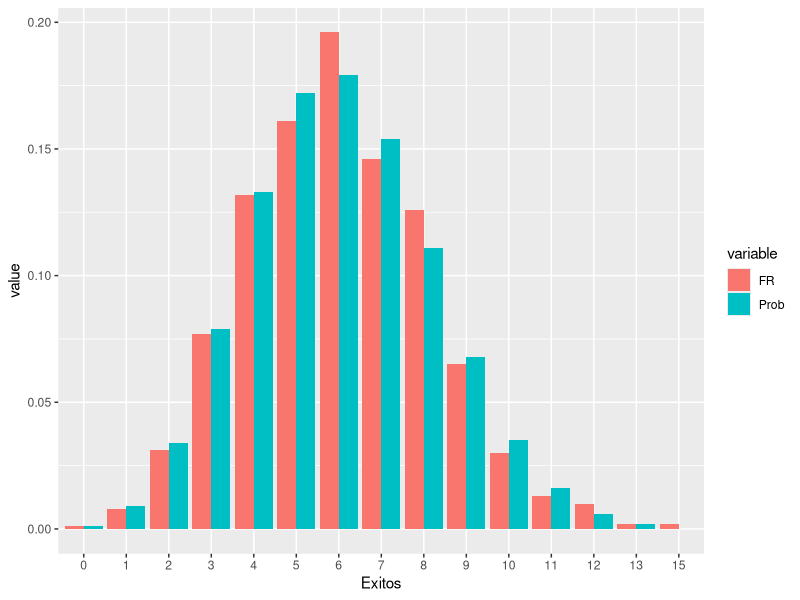
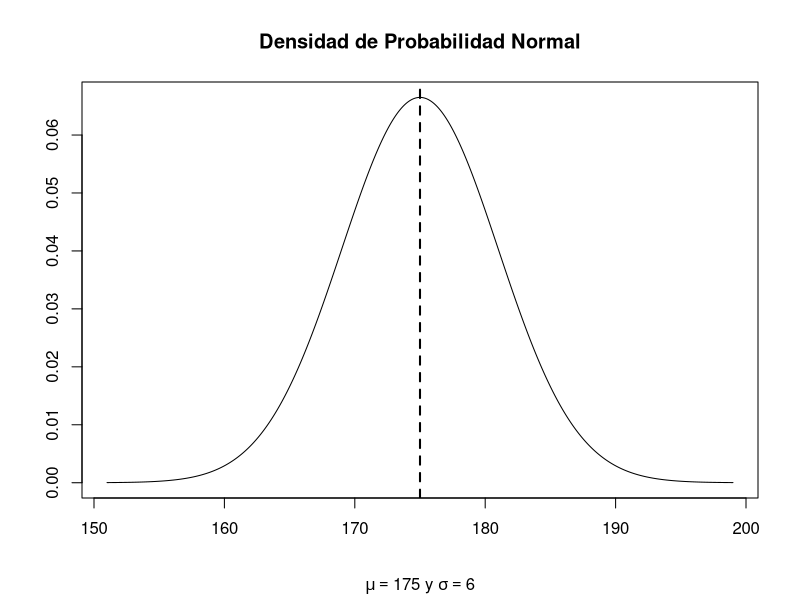
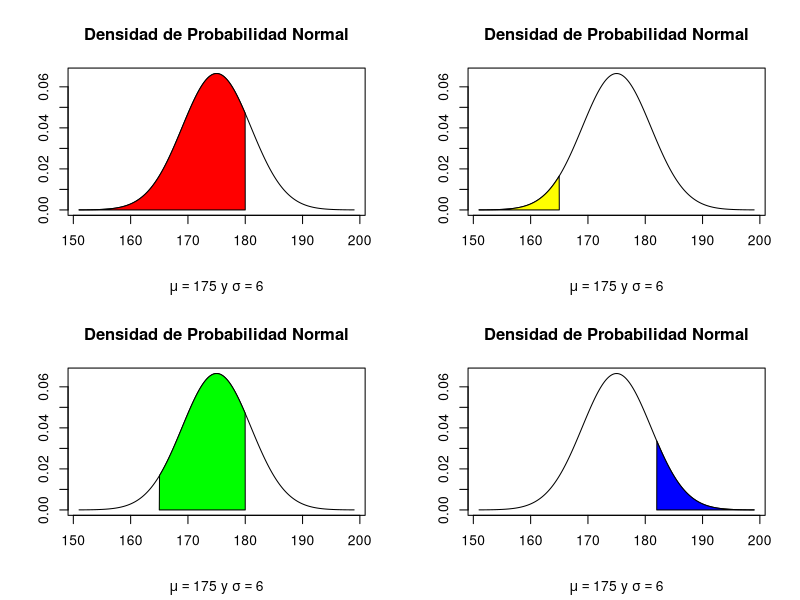
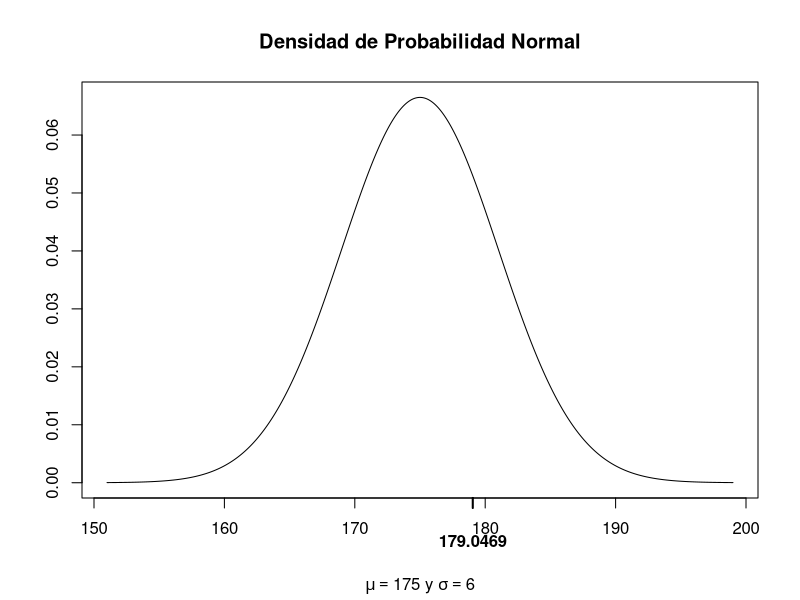
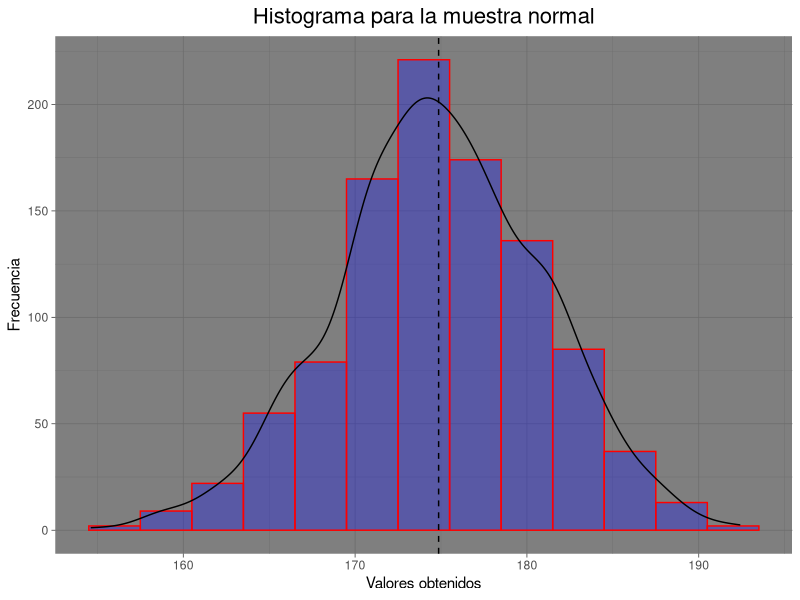
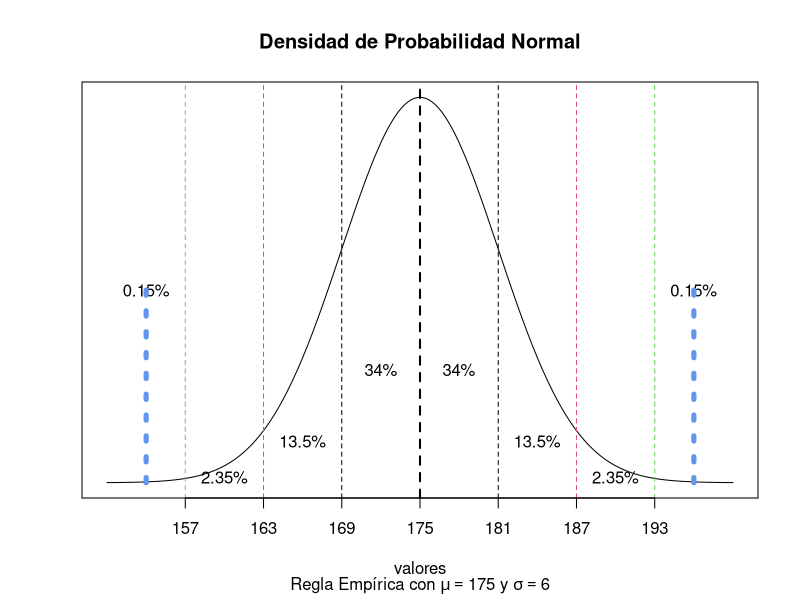
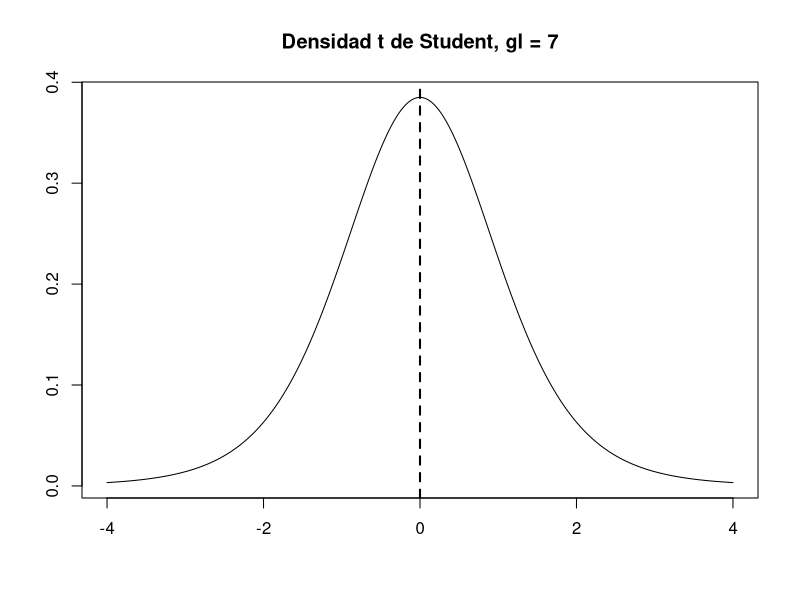
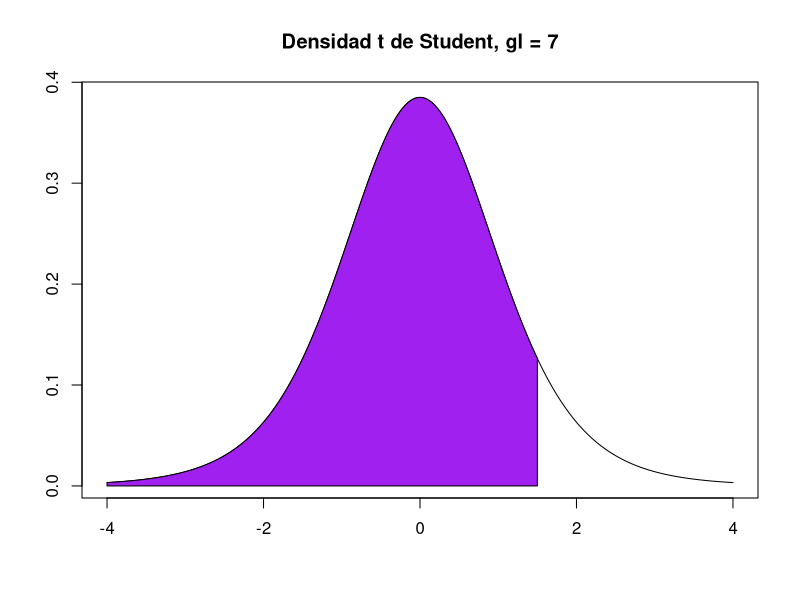

These charts were generated, in order, by the following R code:
# Distribuciones binomial, normal y t de Student

library(ggplot2)
library(reshape2)

install.packages("reshape2")

# Distribución binomial

# En `R` para calcular valores de las funciones de probabilidad, distribución 
# o cuantiles de la distribución binomial (discreta), usamos las funciones dbinom,
# pbinom y  qbinom respectivamente. Para generar muestras aleatorias de esta
# distribución utilizamos la función rbinom.

# Consideremos un experimento binomial con n = 30 pruebas 
# idénticas e independientes, en donde la probabilidad de éxito en cada prueba
# es p = 0.2 (parámetros n = 30 y p = 0.2)

#### Función de probabilidad

# Para obtener P(X = 20), es decir, la probabilidad de observar
# 20 éxitos exactamente, en `R` ejecutamos

dbinom(x = 20, size = 30, prob = 0.2)

#### Función de distribución

# Para obtener P(X <= 20), es decir, la probabilidad de observar
# a lo más 20 éxitos, en `R` corremos

pbinom(q = 20, size = 30, prob = 0.2)

# Para encontrar el valor más pequeño b tal que P(X <= b) >= 0.35,
# es decir, el cuantil de orden 0.35, usamos

#### Cuantiles

qbinom(p = 0.35, size = 30, prob = 0.2) # b = 5

pbinom(q = 4, size = 30, prob = 0.2) # P(X <= 4) = 0.2552 < 0.35
pbinom(q = 5, size = 30, prob = 0.2) # P(X <= 5) = 0.4275 >= 0.35
pbinom(q = 6, size = 30, prob = 0.2) # P(X <= 6) = 0.6070 >= 0.35

#### Muestras aleatorias

# Para obtener una muestra aleatoria de tamaño n = 1000, de la
# distribución binomial con parámetros como especificamos,
# hacemos

set.seed(4857) # Establecemos una semilla, para poder reproducir la muestra en el futuro
muestra <- rbinom(n = 1000, size = 30, prob = 0.2)

length(muestra); muestra[1:3]

# Podemos observar las frecuencias absolutas de los distintos valores
# obtenidos

summary(muestra)
as.data.frame(table(muestra))

# También podemos observar las frecuencias relativas

(df1 <- as.data.frame(table(muestra)/length(muestra)))

valg <- as.character(df1$muestra) # distintos valores generados por rbinom
(valg <- as.numeric(valg)) # Convertimos a números

# Las frecuencias relativas son muy parecidas a las siguientes probabilidades

(v1 <- round(sapply(valg, dbinom, size = 30, p = 0.2), 3))

# Combinamos df1 y v1 en un único data frame

(df2 <- cbind(df1, v1))
(names(df2) <- c("Exitos", "FR", "Prob"))

(df2 <- melt(df2)) # función del paquete reshape2

# Las frecuencias relativas son muy parecidas a las probabilidades.

ggplot(df2, aes(x = Exitos, y = value, fill = variable)) + 
  geom_bar (stat="identity", position = "dodge") # Funciones del paquete ggplot2

# Distribución normal

# En `R` para calcular valores de las funciones de densidad, distribución 
# o cuantiles de la distribución normal (continua), usamos las funciones dnorm,
# pnorm y  qnorm respectivamente. Para generar muestras aleatorias de esta
# distribución utilizamos la función rnorm.

# Consideremos una variable aleatoria (v.a.) X que se distribuye como normal
# con media 175 y desviación estándar 6 (parámetros mu = 175 y sigma = 6)

#### Función de densidad

x <- seq(-4, 4, 0.01)*6 + 175 # Algunos posibles valores que puede tomar la v.a. X (mínimo: mu-4sigma, máximo: mu+4sigma)
y <- dnorm(x, mean = 175, sd = 6) # Valores correspondientes de la función de densidad de probabilidad

plot(x, y, type = "l", xlab = "", ylab = "")
title(main = "Densidad de Probabilidad Normal", sub = expression(paste(mu == 175, " y ", sigma == 6)))
abline(v = 175, lwd = 2, lty = 2) # La media es 175 

summary(x)

library(dplyr)
library(ggplot2)
install.packages("scales")
library(scales) 

#### Función de distribución

# Para obtener P(X <= 180), es decir, la probabilidad de que X tome un valor
# menor o igual a 180, ejecutamos

pnorm(q = 180, mean = 175, sd = 6)

par(mfrow = c(2, 2))
# Observemos la región que corresponde a esta probabilidad en la siguiente gráfica en color rojo

plot(x, y, type = "l", xlab = "", ylab = "")
title(main = "Densidad de Probabilidad Normal", sub = expression(paste(mu == 175, " y ", sigma == 6)))

polygon(c(min(x), x[x<=180], 180), c(0, y[x<=180], 0), col="red")

# Para obtener P(X <= 165), es decir, la probabilidad de que X tome un valor
# menor o igual a 165, ejecutamos

pnorm(q = 165, mean = 175, sd = 6)

# Observemos la región que corresponde a esta probabilidad en la siguiente gráfica en color amarillo

plot(x, y, type = "l", xlab = "", ylab = "")
title(main = "Densidad de Probabilidad Normal", sub = expression(paste(mu == 175, " y ", sigma == 6)))

polygon(c(min(x), x[x<=165], 165), c(0, y[x<=165], 0), col="yellow")

# Para obtener P(165 <= X <= 180), es decir, la probabilidad de que X tome un valor
# mayor o igual a 165 y menor o igual a 180, debemos correr

pnorm(q = 180, mean = 175, sd = 6) - pnorm(q = 165, mean = 175, sd = 6)

# Observemos la región que corresponde a esta probabilidad en la siguiente gráfica en color verde

plot(x, y, type = "l", xlab="", ylab="")
title(main = "Densidad de Probabilidad Normal", sub = expression(paste(mu == 175, " y ", sigma == 6)))

polygon(c(165, x[x>=165 & x<=180], 180), c(0, y[x>=165 & x<=180], 0), col="green")

# Para obtener P(X >= 182), es decir, la probabilidad de que X tome un valor
# mayor o igual a 182, una alternativa es 

pnorm(q = 182, mean = 175, sd = 6, lower.tail = FALSE)

# Observemos la región que corresponde a esta probabilidad en la siguiente gráfica en color azul

plot(x, y, type = "l", xlab="", ylab="")
title(main = "Densidad de Probabilidad Normal", sub = expression(paste(mu == 175, " y ", sigma == 6)))

polygon(c(182, x[x>=182], max(x)), c(0, y[x>=182], 0), col="blue")

dev.off() # Para mostrar solo una gráfica

#### Cuantiles

# Para encontrar el número b, tal que P(X <= b) = 0.75, es decir,
# el cuantil de orden 0.75, ejecutamos

(b <- qnorm(p = 0.75, mean = 175, sd = 6)) #¿Cuál es el valor de X, 
                                           # que tiene la probabilidad del 75%

# Comprobamos

pnorm(b, 175, 6)

# El cuantil se encuentra en el eje de medición (eje horizontal)

plot(x, y, type = "l", xlab="", ylab="")
title(main = "Densidad de Probabilidad Normal", sub = expression(paste(mu == 175, " y ", sigma == 6)))

axis(side = 1, at = b, font = 2, padj = 1, lwd = 2)

#### Muestras aleatorias

# Para generar una muestra aleatoria de tamaño n = 1000 de la v.a. X
# corremos la siguiente instrucción

x
set.seed(7563) # Para poder reproducir la muestra en el futuro
muestra <- rnorm(n = 1000, mean = 175, sd = 6)
length(muestra); mdf <- as.data.frame(muestra)
tail(mdf)

# Observamos que el histograma de la muestra generada tiene forma de campana
# Similar a la densidad de una normal

ggplot(mdf, aes(muestra)) + 
  geom_histogram(colour = 'red', 
                 fill = 'blue',
                 alpha = 0.3, # Intensidad del color fill
                 binwidth = 3) + 
  geom_density(aes(y = 3*..count..))+
  geom_vline(xintercept = mean(mdf$muestra), linetype="dashed", color = "black") + 
  ggtitle('Histograma para la muestra normal') + 
  labs(x = 'Valores obtenidos', y = 'Frecuencia')+
  theme_dark() +
  theme(plot.title = element_text(hjust = 0.5, size = 16))  

#### Regla empírica

mean <- 175; sd <- 6
x <- seq(mean-4*sd, mean+4*sd, 0.01)
y <- dnorm(x, mean, sd)
plot(x, y, type = "l", xlab="valores", ylab = "", xaxt = "n", yaxt = "n")
title(main = "Densidad de Probabilidad Normal", sub = expression(paste("Regla Empírica con ", mu == 175, " y ", sigma == 6)))
abline(v=mean, lty = 2, lwd = 2)
for(k in c(-3, -2, -1, 1, 2, 3)) abline(v = mean+k*sd, lty = 2, col = abs(k))
ps <- c(mean - 3*sd, mean - 2*sd, mean - sd, mean, mean + sd, mean + 2*sd, mean + 3*sd)
axis(side = 1, at = ps)
x0 <- NULL
for(i in 1:length(ps)-1) x0 <- c(x0, (ps[i]+ps[i+1])/2)
y0 <- dnorm(x0, mean, sd)*1/3
text(x = x0, y = y0, labels = c("2.35%", "13.5%", "34%", "34%", "13.5%", "2.35%"))
x1 <- (x[1]+ps[1])/2; y1 <- dnorm(mean, mean, sd)*1/2
xf <- (x[length(x)]+ps[length(ps)])/2; yf <- dnorm(mean, mean, sd)*1/2
text(x = c(x1, xf), y = c(y1, yf), labels = c("0.15%", "0.15%"))
segments(x0 = x1, y0 = 0, x1 = x1, y1 = y1,               # Draw one line as in Example 1
         col = "cornflowerblue",                               # Color of line
         lwd = 5,                                              # Thickness of line
         lty = "dotted")     
segments(x0 = xf, y0 = 0, x1 = xf, y1 = yf,               
         col = "cornflowerblue",                               
         lwd = 5,                                              
         lty = "dotted")   

summary(x)

# Distribución t de Student

# En `R` para calcular valores de las funciones de densidad, distribución 
# o cuantiles de la distribución t de Student (continua), usamos las funciones dt,
# pt y  qt respectivamente. Para generar muestras aleatorias de esta
# distribución utilizamos la función rt.

# Consideremos una variable aleatoria (v.a.) T que se distribuye como t
# de Student con 7 grados de libertad (gl) (parámetro gl = 7)

#### Función de densidad

x <- seq(-4, 4, 0.01) # Algunos valores que puede tomar la v.a. T con 7 gl
y <- dt(x, df = 7) # Valores correspondientes de la densidad t de Student con 7 gl

plot(x, y, type = "l", main = "Densidad t de Student, gl = 7", xlab="", ylab="")
abline(v = 0, lwd=2, lty=2)

#### Función de distribución

# Para encontrar P(T <= 1.5), ejecutamos la siguiente instrucción

pt(q = 1.5, df = 7)

# Observemos la región que corresponde a esta probabilidad en la siguiente gráfica

plot(x, y, type = "l", main = "Densidad t de Student, gl = 7", xlab="", ylab="")
polygon(c(min(x), x[x<=1.5], 1.5), c(0, y[x<=1.5], 0), col="purple")

# Para encontrar P(T >= 2), ejecutamos

pt(q = 2, df = 7, lower.tail = FALSE)

# Observemos la región que corresponde a esta probabilidad en la siguiente gráfica

plot(x, y, type = "l", main = "Densidad t de Student, gl = 7", xlab="", ylab="")

polygon(c(2, x[x>=2], max(x)), c(0, y[x>=2], 0), col="orange")

#### Cuantiles

# Para encontrar el número d tal que P(T <= d) = 0.025, es decir, 
# el cuantil de orden 0.025, corremos la siguiente instrucción

(d <- qt(p = 0.025, df = 7))

# comprobamos

pt(q = d, df = 7)

# Mostramos el cuantil contrado en el eje de medición (eje horizonta)

plot(x, y, type = "l", main = "Densidad t de Student, gl = 7", xlab="", ylab="")
axis(side = 1, at = d, font = 2, padj = 1, lwd = 2)

x#### Muestras aleatorias

# Para generar una muestra aleatoria de tamaño n = 1000 de la v.a. T
# corremos la siguiente instrucción

set.seed(777) # Para poder reproducir la muestra en el futuro
muestra <- rt(n = 1000, df = 7)
length(muestra); mdf <- as.data.frame(muestra)
tail(mdf)

# Observamos que el histograma de la muestra generada tiene forma de campana
# similar a la densidad t de Student

ggplot(mdf, aes(muestra)) + 
  geom_histogram(colour = 'green', 
                 fill = 'orange',
                 alpha = 0.7, # Intensidad del color fill
                 binwidth = 0.5) + 
  geom_density(aes(y = 0.5*..count..))+
  geom_vline(xintercept = mean(mdf$muestra), linetype="dashed", color = "black") + 
  ggtitle('Histograma para la muestra t de Student') + 
  labs(x = 'Valores obtenidos', y = 'Frecuencia')+
  theme_light() +
  theme(plot.title = element_text(hjust = 0.5, size = 16))  